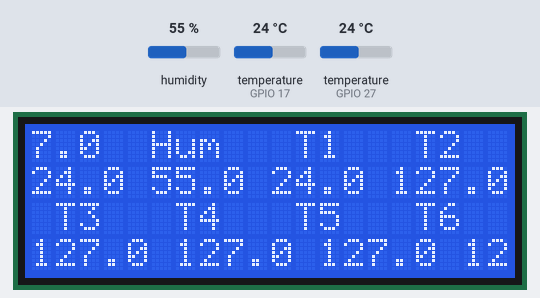
The sketch below on a simulated ESP32. Shown: 20×4 character LCD. Inputs (shaded band) come from the test bench; at power-on: humidity 55 %, temperature (sensors on GPIO 27, GPIO 17) 24 °C. WiFi joins after 1.5 s; servers stay silent unless stated; storage starts empty; what the sketch prints to the serial monitor is not drawn.

Above: at 10.5 s.
10.6 s: humidity set to 22 %
At 12.4 s:
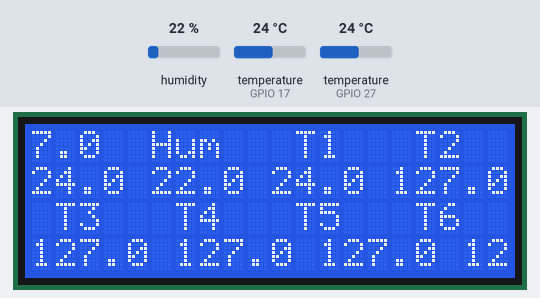
13.1 s: temperature (sensor on GPIO 27) set to 12 °C
At 15.1 s:
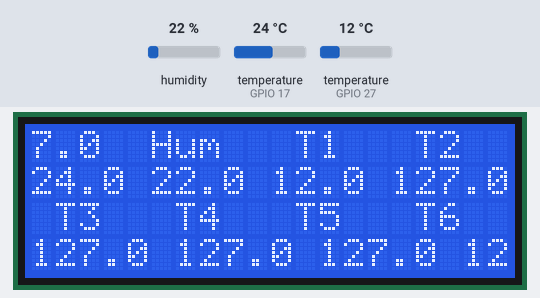
15.5 s: temperature (sensor on GPIO 17) set to 12 °C
At 19.3 s:
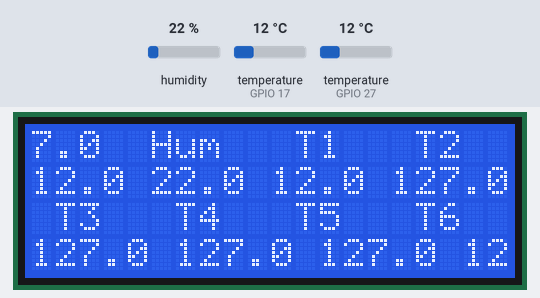
19.6 s: temperature (sensor on GPIO 27) set to 19 °C
21.2 s: humidity set to 40 %
At 25.0 s:
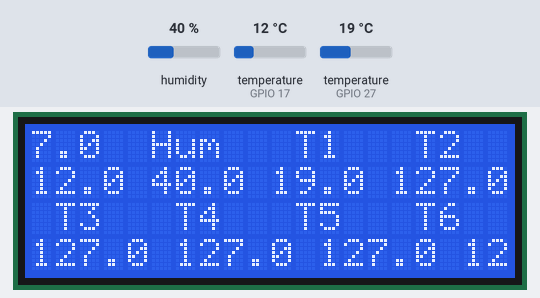
25.3 s: temperature (sensor on GPIO 27) set to 28 °C
At 27.6 s:
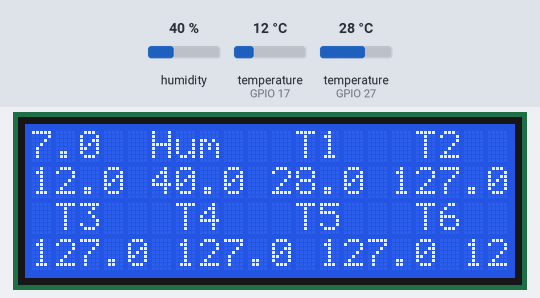
Timing chart, 0 to 28.7 s (numbered marks = the images above; inputs shaded):
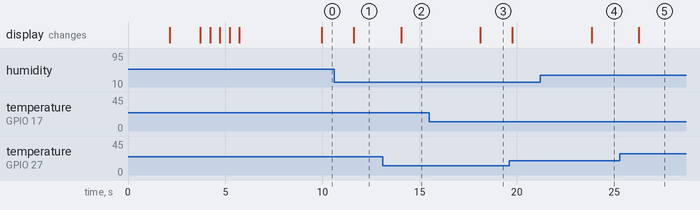

The sketch:

fr_logger.ino
```cpp
#include <Wire.h>
#include <LiquidCrystal_I2C.h>
#include <OneWire.h>
#include <DallasTemperature.h>
#include <WiFi.h>
#include <HTTPClient.h>
#include <WiFiClient.h>

#include "DHT.h"
#include "FS.h"
#include "SD.h"
#include "SPI.h"

#define chipSelect 5
#define tBus 27
#define dhtpin 17
#define dhttype DHT22

#define refreshRate 500    // Refresh screen every {value} ms
#define dumpInterval 5000  // Dump Data to SD every {value} ms

LiquidCrystal_I2C lcd(0x27, 20, 4);
OneWire oneWire(tBus);
DallasTemperature t_sense(&oneWire);
DHT dht(dhtpin, dhttype);

const char* ssid = "Switch-Gateway-0x100";      // The SSID (name) of the Wi-Fi network you want to connect to
const char* password = "gate-0xc4-way-0x4c";  // The password of the Wi-Fi network

struct Logger {
  float airTemp = 0.0, humidity = 0.0;
  float sampleTemp[6] = { 0.0 };

  String localTime = "";
  String dataString = "";

  char Buff[155];

  unsigned long lastLogTime = 0.0, lastDispTime = 0, startMillis = 0, lastErrTime = 0;

  void init(void) {
    Serial.begin(9600);
    dht.begin();
    lcd.init();
    lcd.backlight();
    lcd.clear();
    lcd.setCursor(0, 0);
    lcd.print("   Data - Logger!   ");
    delay(2000);
    lcd.setCursor(0, 2);
    lcd.print(" Initializing.      ");
    WiFi.mode(WIFI_STA);
    WiFi.begin(ssid, password);
    if (WiFi.status() != WL_CONNECTED) {
      while (WiFi.status() != WL_CONNECTED) {
        displayConnError();
        Serial.print(".");
        delay(500);
      }
      Serial.println();
    }
    lcd.clear();
    lcd.setCursor(0, 0);
    lcd.print("   Data - Logger!   ");
    lcd.print(" Initializing.      ");
    for (int i = 14; i < 19; i++) {
      lcd.setCursor(i, 2);
      lcd.print(".");
      delay(500);
    }
    delay(2000);
    localTime.reserve(20);
    dataString.reserve(64);
    while (!SD.begin(chipSelect)) {
      Serial.println("failed to mount sd. ");
      delay(3000);
    }
    dataString = "Air Temp (*),Humid (%),Temp1 (*C),Temp2 (*C),Temp3 (*C),Temp4 (*C),Temp5 (*C),Temp6 (*C),Time Stamp (DD:HH:MM:SS)";
    Serial.println(dataString);
    File file = SD.open("/data.csv", FILE_WRITE);
    if (file) {
      file.println(dataString);
      file.close();
    } else {
      Serial.println("Bad SD card. ");
      while (1)
        ;
    }
    Buff[0] = '\0';
    lastDispTime = millis();
    lastErrTime = millis();
    lastLogTime = millis();
    startMillis = millis();
  }

  void clearRow(byte row) {
    lcd.setCursor(0, row);
    lcd.print("                    ");
  }

  void displayConnError() {
    if (millis() - lastErrTime >= 1000) {
      lcd.clear();
      lcd.setCursor(0, 0);
      lcd.print("       Error!       ");
      lcd.setCursor(0, 2);
      lcd.print("No WiFi Network..");
      lastErrTime = millis();
    }
  }

  void measureTemperatures(void) {
    airTemp = dht.readTemperature();
    humidity = dht.readHumidity();
    t_sense.requestTemperatures();
    for (int i = 0; i < 6; i++) {
      sampleTemp[i] = fabs(t_sense.getTempCByIndex(i));
    }
  }

  void displayTemp(int period) {
    if (millis() - lastDispTime >= period) {
      measureTemperatures();
      lcd.setCursor(0, 0);
      lcd.print("Air  Hum   T1   T2  ");
      clearRow(1);
      lcd.setCursor(0, 1);
      lcd.print(airTemp, 1);
      lcd.print(" ");
      lcd.print(humidity, 1);
      for (int i = 0; i < 2; i++) {
        lcd.print(" ");
        lcd.print(sampleTemp[i], 1);
      }
      lcd.setCursor(0, 2);
      lcd.print(" T3   T4   T5   T6  ");
      clearRow(3);
      lcd.setCursor(0, 3);
      for (int i = 2; i < 6; i++) {
        lcd.print(sampleTemp[i], 1);
        lcd.print(" ");
      }
      lastDispTime = millis();
    }
  }

  void epochToLocal(unsigned long unixEpoch) {
    long second = unixEpoch % 60;
    long minute = (unixEpoch / 60) % 60;
    long hour = (unixEpoch / 3600) % 24;
    long day = (unixEpoch / 86400) % 365;
    localTime = "";
    localTime += String(day) + ':';
    localTime += String(hour) + ':';
    localTime += String(minute) + ':';
    localTime += String(second);
  }

  void logData(int interval) {
    if (millis() - lastLogTime >= interval - 2000) {  //2000 is a measured offset
      measureTemperatures();
      epochToLocal((millis() - startMillis) / 1000);
      dataString = "";
      dataString += airTemp;
      dataString += ",";
      dataString += humidity;
      dataString += ",";
      for (int i = 0; i < 6; i++) {
        dataString += sampleTemp[i];
        dataString += ",";
      }
      dataString += localTime;
      Serial.println(dataString);
      File file = SD.open("/data.csv", FILE_WRITE);
      if (file) {
        file.println(dataString);
        file.close();
      } else {
        Serial.println("Bad SD card. ");
      }
      // dumpToThingSpeak();
      lastLogTime = millis();
    }
  }
  void run(void) {
    if (WiFi.status() != WL_CONNECTED) {
      while (WiFi.status() != WL_CONNECTED) {
        displayConnError();
        Serial.print(".");
        delay(500);
      }
      Serial.println();
    } else {
      measureTemperatures();
      displayTemp(refreshRate);
      logData(dumpInterval);
    }
  }

  char* floatToStr(float input) {
    char strForm[20];
    dtostrf(input, 4, 2, strForm);
    return strForm;
  }

  void dumpToThingSpeak() {
    HTTPClient http;
    WiFiClient client;
    sprintf(Buff, "https://api.thingspeak.com/update?api_key=H36MEHOH0X6SDVAD&field1=%s&field2=%s&field3=%s&field4=%s&field5=%s&field6=%s&field7=%s&field8=%s", floatToStr(airTemp), floatToStr(humidity), floatToStr(sampleTemp[0]), floatToStr(sampleTemp[1]), floatToStr(sampleTemp[2]), floatToStr(sampleTemp[3]), floatToStr(sampleTemp[4]), floatToStr(sampleTemp[5]));
    Serial.println(Buff);
    http.begin(client, Buff);
    int httpCode = http.GET();
    http.end();
  }
} logger;

void setup() {
  logger.init();
}

void loop() {
  logger.run();
}
```

Measured:
- after the input at 10.6 s, the display: changes after 1.0 s (image 1)
- after the input at 13.1 s, the display: changes after 0.94 s (image 2)
- after the input at 15.5 s, the display: changes after 2.6 s (image 3)
- after the input at 21.2 s, the display: changes after 2.6 s (image 4)
- after the input at 25.3 s, the display: changes after 0.97 s (image 5)
